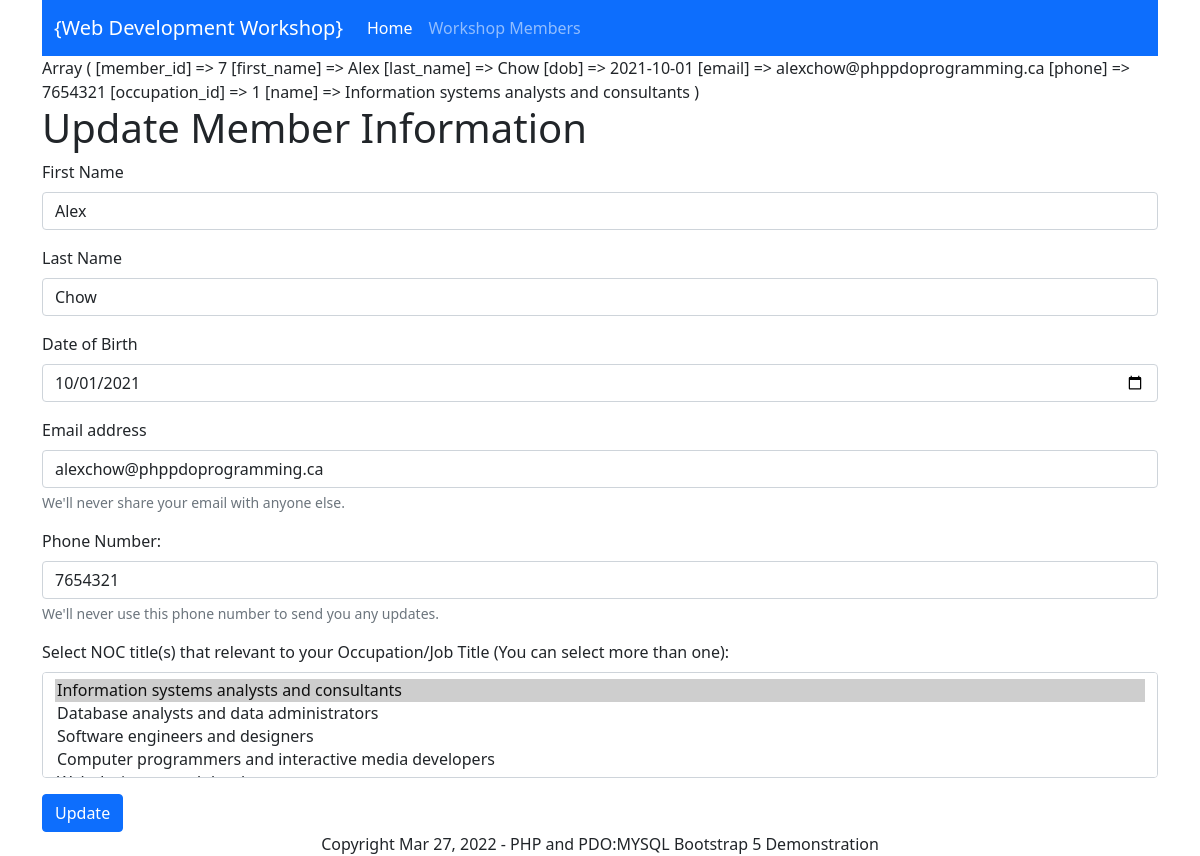
The page /update-member.php?id=7 on the database its author committed.
### tables this page shows
CREATE TABLE IF NOT EXISTS members 
(
    member_id int(11) NOT NULL, 
    first_name varchar(40) NOT NULL, 
    last_name varchar(40) NOT NULL, 
    dob date NOT NULL, email varchar(80) NOT NULL, 
    phone varchar(20) NOT NULL, 
    occupation_id int(11) NOT NULL 
);

### db_config/crud.php (called while the page is built, shortened)
<?php
require_once 'Database.php';
$crud = new Database($pdo);

### db_config/Database.php (called while the page is built, shortened)
<?php
class Database {
    private $db;
    function __construct($connection) {
        $this->db = $connection;
    }
    public function getOccupations() {
        try {
            $sql = "SELECT * FROM occupations";
            $result = $this->db->query($sql);
            return $result;
        }  catch (PDOException $e) {
            echo $e->getMessage();
            return false;
        }
    }
    public function getMemberDetails($mem_id) {
        try {
            $sql =
            "SELECT * FROM members
            AS mem INNER JOIN occupations AS occ
            on mem.occupation_id = occ.occupation_id
            WHERE member_id = :id";
            $stmt = $this->db->prepare($sql);
            $stmt->bindparam(':id', $mem_id);
            $stmt->execute();
            $result = $stmt->fetch(PDO::FETCH_ASSOC);
            return $result;
        }  catch (PDOException $e) {
            echo $e->getMessage();
            return false;
        }
    }
}

### update-member.php (the view, shortened to what this page needs)
<?php
require_once 'templates/header.php';
require_once 'db_config/crud.php';
$occupationsObj = $crud->getOccupations();
if (!isset($_GET['id'])) {
    echo "<h2>Member id is not found!</h2>";
}
else {
    $id = $_GET['id'];
    $memInfoArr = $crud->getMemberDetails($id);
    print_r($memInfoArr);
?>
<h1>Update Member Information</h1>
 <form method="POST" action="process-update.php">
    <div class="mb-3">
        <label for="firstname" class="form-label">First Name</label>
        <input type="text" class="form-control" id="firstname" name="firstname" aria-describedby="firstnameHelp"
        value=<?php echo $memInfoArr['first_name']; ?>>
    </div>
    <div class="mb-3">
        <label for="lastname" class="form-label">Last Name</label>
        <input type="text" class="form-control" id="lastname" name="lastname" aria-describedby="lastnameHelp"
        value=<?php echo $memInfoArr['last_name']; ?>>
    </div>
    <div class="mb-3">
        <label for="dob" class="form-label">Date of Birth</label>
        <input type="date" class="form-control" id="dob" name="dob" aria-describedby="dobHelp"
        value=<?php echo $memInfoArr['dob']; ?>>
    </div>
    <div class="mb-3">
        <label for="email" class="form-label">Email address</label>
        <input type="email" class="form-control" id="email" name="email" aria-describedby="emailHelp"
        value=<?php echo $memInfoArr['email']; ?>>
        <div id="emailHelp" class="form-text">We'll never share your email with anyone else.</div>
    </div>
    <div class="mb-3">
        <label for="phone" class="form-label">Phone Number:</label>
        <input type="text" class="form-control" id="phone" name="phone" aria-describedby="phoneHelp"
        value=<?php echo $memInfoArr['phone']; ?>>
        <div id="phoneHelp" class="form-text">We'll never use this phone number to send you any updates.</div>
    </div>
    <div class="mb-3">
        <label for="occupation" class="form-label">Select NOC title(s) that relevant to your Occupation/Job Title (You can select more than one):</label>
        <select class="form-select" id="occupation" name="occupation" multiple aria-label="multiple select example">
            <?php
                while($row = $occupationsObj->fetch(PDO::FETCH_ASSOC))  {
            ?>
               <option value="<?php echo $row['occupation_id']; ?>"
               <?php
                echo (($row['occupation_id']==$memInfoArr['occupation_id']) ? 'selected' : '');
               ?>>
                    <?php echo $row['name'] ?>
                </option>
            <?php
                }
            ?>
        </select>
    </div>
    <button type="submit" class="btn btn-primary" name="submit">Update</button>
</form>
<?php
}
require_once 'templates/footer.php';
?>

### rows shown on the page
members: firstname "Alex", lastname "Chow", dob "10/01/2021", email "alexchow@phppdoprogramming.ca", phone "7654321"

### other values the page prints
form field occupation "Information systems analysts and consultants ☑ / Database analysts and data administrators / Software engineers and designers / Computer programmers and interactive media developers"
